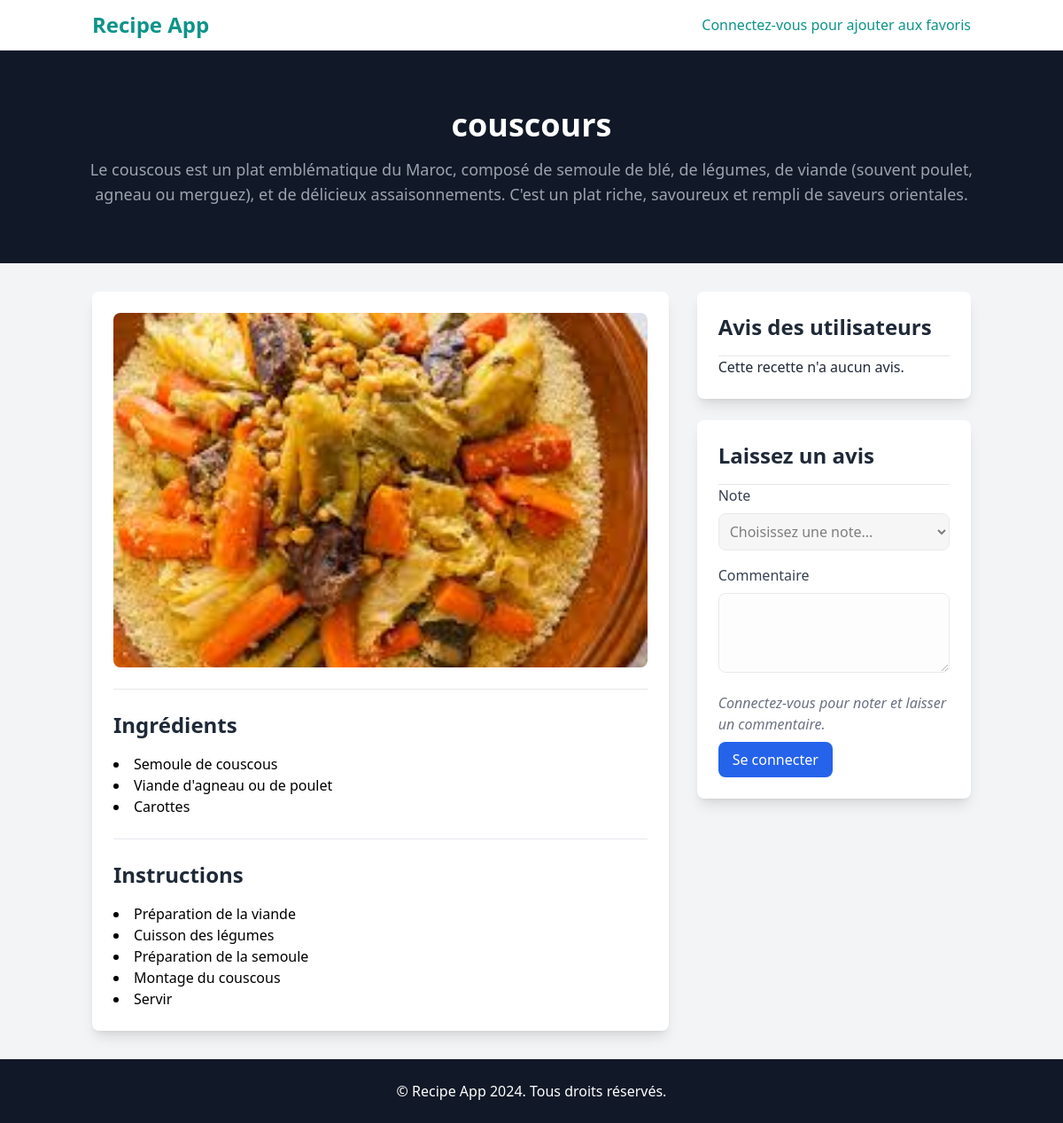
The page /recipes/21 on the database as committed earlier.
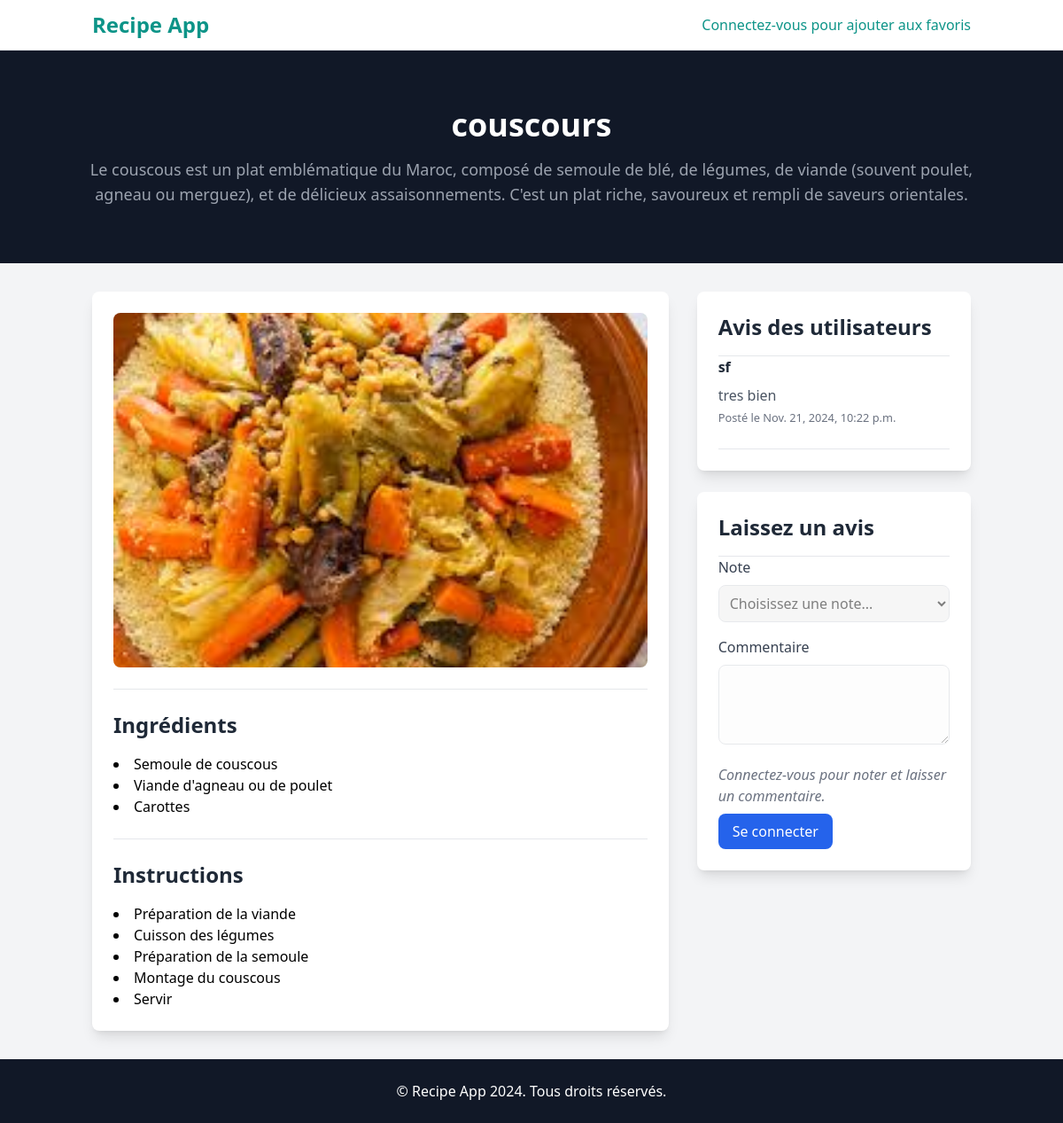
The same page on the database as committed later.
### recipes/models.py (models this page shows, shortened)
class Ingredient(models.Model):
    produit = models.ForeignKey(Produit, on_delete=models.CASCADE)  # Référence au produit (ingrédient)
    recette = models.ForeignKey(Recipe, on_delete=models.CASCADE)  # Référence à la recette à laquelle l'ingrédient appartient
    qtté = models.TextField()  # Quantité de l'ingrédient utilisée dans la recette

class Produit(models.Model):
    name = models.CharField(max_length=100)

class Step(models.Model):
    recipe = models.ForeignKey(Recipe, related_name='steps', on_delete=models.CASCADE)  # La recette à laquelle cette étape appartient
    description = models.TextField()  # Description de l'étape
    image = models.ImageField(upload_to='step_images/', blank=True, null=True)  # Image optionnelle pour chaque étape
    order = models.PositiveIntegerField()  # L'ordre de l'étape dans la recette
    class Meta:
        ordering = ['order']  # Assure que les étapes sont ordonnées selon le champ 'order'

class Avis(models.Model):
    user = models.ForeignKey(User, on_delete=models.CASCADE)  # Utilisateur ayant écrit l'avis
    recipe = models.ForeignKey(Recipe, on_delete=models.CASCADE)  # Recette à laquelle cet avis se rapporte
    content = models.TextField()  # Contenu de l'avis
    rating = models.PositiveIntegerField(default=0)  # Note (optionnelle) de l'avis
    created_at = models.DateTimeField(auto_now_add=True)  # Timestamp de la création de l'avis

### recipes/views.py (the view)
# urls.py: path('<int:recipe_id>',recipes.views.recette_info, name="recette_info"),
def recette_info(request, recipe_id):
    try:
        recette = Recipe.objects.get(id=recipe_id)
    except Recipe.DoesNotExist:
        return HttpResponse("Recipe not found", status=404)
    is_favorited = Favorites.objects.filter(user=request.user, recette=recette).exists() if request.user.is_authenticated else False
    reviews = Avis.objects.filter(recipe=recette)
    ingredients = Ingredient.objects.filter(recette=recette)
    steps = Step.objects.filter(recipe=recette)
    return render(request, 'recipes/recette_info.html', {'recette': recette, 'is_favorited': is_favorited, 'reviews': reviews, 'ingredients': ingredients, 'steps': steps})

### recipes/templates/recipes/recette_info.html (shortened to what the changed rows need)
<!DOCTYPE html>
<html lang="en">
<head>
    <script src="https://cdn.tailwindcss.com"></script>
</head>
<body class="font-sans antialiased bg-gray-100">
    <header class="bg-gray-900 py-16">
        <div class="container mx-auto text-center text-white">
            <h1 class="text-4xl font-bold">{{ recette.title }}</h1>
        </div>
    </header>
    <main class="container mx-auto px-4 py-8">
        <div class="grid grid-cols-1 lg:grid-cols-3 gap-8">
            <div class="lg:col-span-2 bg-white p-6 rounded-lg shadow-lg">
                <h2 class="text-2xl font-semibold text-gray-800 mb-4">Ingrédients</h2>
                <div class="grid grid-cols-2 gap-4">
                    <ul class="list-disc list-inside">
                        {% for ingredient in ingredients %}
                        <li>{{ ingredient.produit.name }}</li>
                        {% endfor %}
                    </ul>
                </div>
                <h2 class="text-2xl font-semibold text-gray-800 mb-4">Instructions</h2>
                <div class="space-y-4">
                    <ul class="list-disc list-inside">
                        {% if steps %}
                        {% for step in steps %}
                        <li>{{ step.description }}</li>
                        {% endfor %}
                        {% else %}
                        <p>{{recette.instructions}}</p>
                        {% endif %}
                    </ul>
                </div>
            </div>
            <div>
                <div class="bg-white p-6 rounded-lg shadow-lg mb-6">
                    <h2 class="text-2xl font-semibold text-gray-800 mb-4">Avis des utilisateurs</h2>
                    <div class="space-y-6">
                        {% if not reviews %}
                        <p class="text-gray-800">Cette recette n'a aucun avis.</p>
                        {% endif %}
                        {% for review in reviews %}
                        <div class="flex justify-between items-center">
                            <div>
                                <h6 class="font-bold text-gray-800">{{ review.user.username }}</h6>
                                <p class="text-gray-600 mt-2">{{ review.content }}</p>
                                <small class="text-gray-500">Posté le {{ review.created_at }}</small>
                            </div>
                        </div>
                        <hr>
                        {% endfor %}
                    </div>
                </div>
                <div class="bg-white p-6 rounded-lg shadow-lg">
                    <h2 class="text-2xl font-semibold text-gray-800 mb-4">Laissez un avis</h2>
                </div>
            </div>
        </div>
    </main>
</body>
</html>

Rows that differ between the two databases and show on the page:
added Avis: user.username "sf", content "tres bien", created_at "Nov. 21, 2024, 10:22 p.m."
Other text that changed with them:
text no longer shown: "Cette recette n'a aucun avis."
